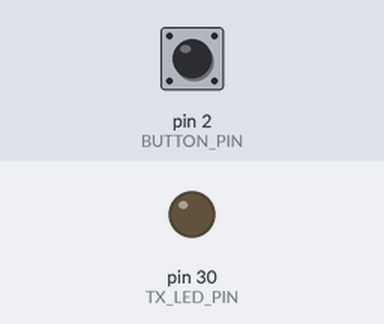
The sketch below on a simulated Arduino Mega 2560, built with avr-gcc and run on an emulated ATmega2560. On the bench: output pins drawn as LEDs (lit = HIGH). The inputs (shaded band) are chosen by the test bench; at power-on: pin 2 (BUTTON_PIN) HIGH.

Above: at 1.2 s.
1.3 s: pin 2 (BUTTON_PIN) pulled LOW for 0.15 s
At 2.3 s:
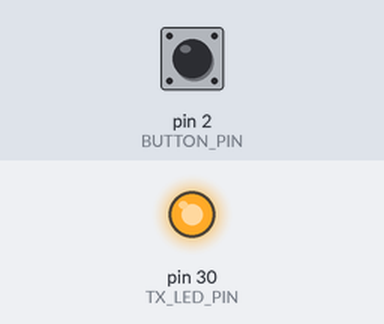
2.9 s: pin 2 (BUTTON_PIN) pulled LOW for 3.2 s
At 4.0 s:
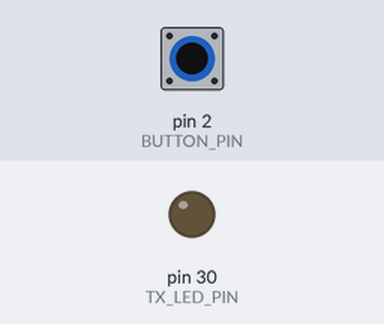
Timing chart, 0 to 7.6 s (numbered marks = the images above; inputs shaded):
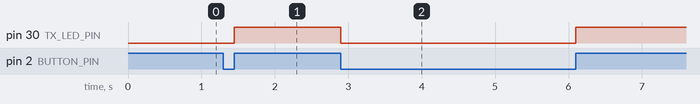

The sketch:

button.ino
```cpp
/**
 * Включаем встроенный светодиод при нажатии на кнопку
 *
 * @platform Arduino Pro Micro (Leonardo)
 * @author: MrGobus <mrgobus@gmail.com>
 */

#define BUTTON_PIN 2 // Пин подключенной кнопки
#define TX_LED_PIN 30 // Пин встроенного светодиода

int ledState; // Состояние светодиода

void setup() {
  pinMode(BUTTON_PIN, INPUT_PULLUP); //чтение с использованием внутреннего резистора
  pinMode(TX_LED_PIN, OUTPUT);
  ledState = digitalRead(BUTTON_PIN);
}

void loop() {
  int buttonState = digitalRead(BUTTON_PIN);
  if (ledState != buttonState) {
    ledState = buttonState;
    digitalWrite(TX_LED_PIN, ledState);
  }
}
```

Measured:
- after the input at 1.3 s, pin 30 (TX_LED_PIN): LOW → HIGH after 0.15 s
- after the input at 2.9 s, pin 30 (TX_LED_PIN): HIGH → LOW at once, → HIGH 3.2 s later
